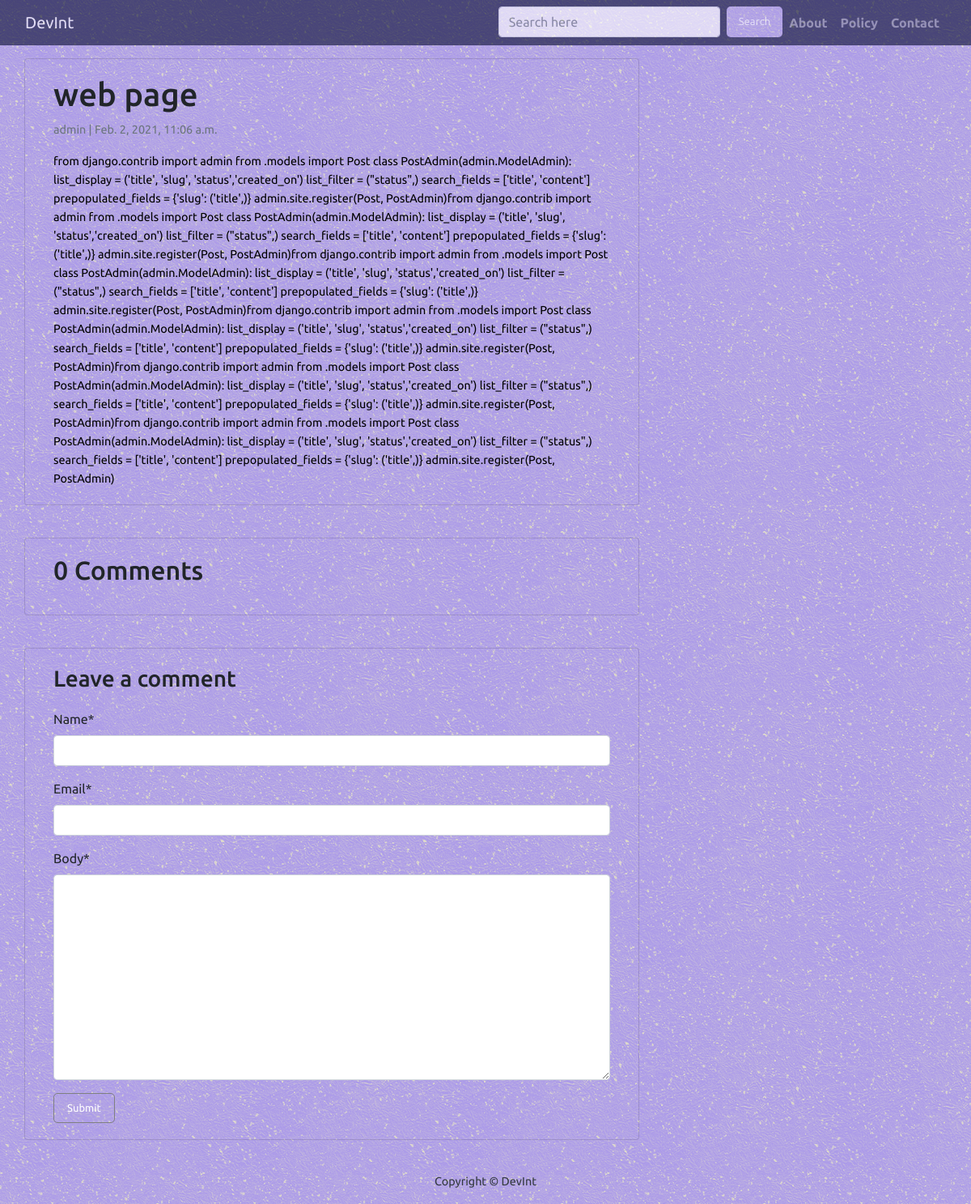
/web-page/, run on the app's committed database.
### blog/models.py (models this page shows, shortened)
class Post(models.Model):
    title = models.CharField(max_length=200, unique=True)
    slug = models.SlugField(max_length=200, unique=True)
    author = models.ForeignKey(
        User, on_delete=models.CASCADE, related_name="blog_posts"
    )
    updated_on = models.DateTimeField(auto_now=True)
    content = models.TextField()
    created_on = models.DateTimeField(auto_now_add=True)
    status = models.IntegerField(choices=STATUS, default=0)
    class Meta:
        ordering = ["-created_on"]

### blog/views.py (the view)
# urls.py: path("<slug:slug>/", views.post_detail, name="post_detail"),
def post_detail(request, slug):
    template_name = "post_detail.html"
    post = get_object_or_404(Post, slug=slug)
    comments = post.comments.filter(active=True).order_by("-created_on")
    new_comment = None
    if request.method == "POST":
        comment_form = CommentForm(data=request.POST)
        if comment_form.is_valid():
            new_comment = comment_form.save(commit=False)
            new_comment.post = post
            new_comment.save()
    else:
        comment_form = CommentForm()
    return render(
        request,
        template_name,
        {
            "post": post,
            "comments": comments,
            "new_comment": new_comment,
            "comment_form": comment_form,
        }
    )

### blog/forms.py
class CommentForm(forms.ModelForm):
    class Meta:
        model = Comment
        fields = ('name', 'email', 'body')

### templates/post_detail.html (shortened to what this page needs)
{% extends 'base.html' %} {% block content %}
{% load crispy_forms_tags %}
<div class="container">
  <div class="row">
    <div class="col-md-8 card mb-4  mt-3 left  top">
      <div class="card-body">
        <h1>{% block title %} {{ post.title }} {% endblock title %}</h1>
        <p class=" text-muted">{{ post.author }} | {{ post.created_on }}</p>
        <p class="card-text ">{{ post.content | safe }}</p>
      </div>
    </div>
    <div class="col-md-8 card mb-4  mt-3 ">
      <div class="card-body">
        {% with comments.count as total_comments %}
        <h2>{{ total_comments }} Comments</h2>
          {% endwith %}
      </div>
    </div>
    <div class="col-md-8 card mb-4  mt-3 ">
      <div class="card-body">
        {% if new_comment %}
        <div class="alert alert-success" role="alert">
          Your comment is awaiting moderation
        </div>
        {% else %}
        <h3>Leave a comment</h3>
        <form method="post" style="margin-top: 1.3em;">
          {{ comment_form | crispy }}
          <button type="submit" class="btn btn-primary  btn-lg">Submit</button>
        </form>
        {% endif %}
      </div>
    </div>
  </div>
</div>
{% endblock content %}

### static/css/base.css (style rules this page uses)
html { scroll-behaviour: smooth; }
* { margin: 0; padding:0; box-sizing:border-box; font-family: 'Ubuntu', sans-serif; }
p { font-size: 0.9rem; line-height: 1.6; color:#000; }
body { font-family: 'Ubuntu', sans-serif; background-image:url("/static/image/008.png"); }
body:before { content:""; position: fixed; top: 0%; bottom: 0%; left: 0; right: 0; opacity: 0.2; z-index: -1; background-image: url("/static/image/003.jpeg"); background-repeat: repeat; }
.card { background-image:url("/static/image/008.png"); }
.btn { border-color: transparent; font-size: small; size: 50px bold; background-image: url("/static/image/008.png"); border: 0.4px solid gray; border-radius: 5px; color: #fff; }

### data on the page
Post: title "web page", author "admin", created_on "Feb. 2, 2021, 11:06 a.m.", content "from django.contrib import admin from .models import Post class PostAdmin(admin.ModelAdmin): list_display = ('title', 'slug', 'status','created_on') list_filter = (\"status\",) search_fields = ['title', 'content'] prepopulated_fields = {'slug': ('title',)} admin.site.register(Post, PostAdmin)from django.contrib import admin from .models import Post class PostAdmin(admin.ModelAdmin): list_display = ('title', 'slug', 'status','created_on') list_filter = (\"status\",) search_fields = ['title', 'content'] prepopulated_fields = {'slug': ('title',)} admin.site.register(Post, PostAdmin)from django.contrib import admin from .models import Post class PostAdmin(admin.ModelAdmin): list_display = ('title',…"

### other printed values
{{ total_comments }} "0"
